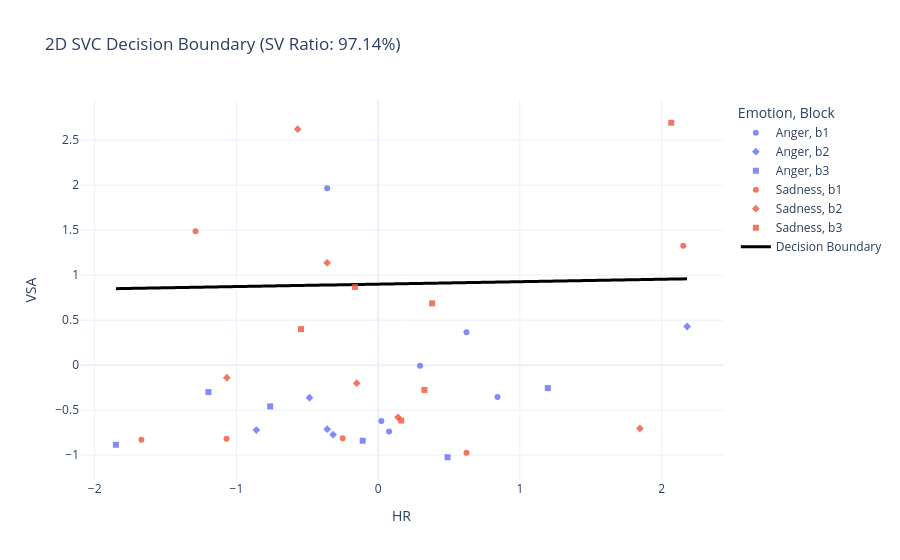

The notebook cell this image was saved under:
### Code cell
features_2d = ['VSA', 'HR'] 
X = df[features_2d].values
y = df['Emotion'].values
groups = df['Block'].values 

scaler = StandardScaler()

# Scale features per block
X_scaled = np.zeros_like(X)
for block_id in np.unique(groups):
    mask = groups == block_id
    X_scaled[mask] = scaler.fit_transform(X[mask])

clf = make_pipeline(
    # StandardScaler(), 
    SVC(
        kernel='linear', 
        C=0.1, class_weight='balanced')
)

clf.fit(X, y)
n_sv = clf.named_steps['svc'].support_.size
support_vector_ratio = n_sv / len(X)

fig_2d = px.scatter(
    df, 
    x='HR', y='VSA',
    color='Emotion',
    symbol='Block',
    opacity=0.8,
    title=f'2D SVC Decision Boundary (SV Ratio: {support_vector_ratio:.2%})',
    template='plotly_white'
)

N = 100
x_range = np.linspace(df['HR'].min(), df['HR'].max(), N)
y_range = np.linspace(df['VSA'].min(), df['VSA'].max(), N)
xx, yy = np.meshgrid(x_range, y_range)

grid_df = pd.DataFrame({
    'VSA': yy.ravel(), 
    'HR': xx.ravel()
})

Z = clf.decision_function(grid_df).reshape(xx.shape)

fig_2d.add_trace(go.Contour(
    x=x_range,
    y=y_range,
    z=Z,
    showscale=False,
    contours_coloring='none',
    contours=dict(start=0, end=0, size=1), # Only draw the 0 line
    line_width=3,
    line_color='black',
    name='Decision Boundary'
))

fig_2d.show()

logo = LeaveOneGroupOut()
y_pred_block = cross_val_predict(clf, X, y, groups=groups, cv=logo)
fig, ax = plt.subplots(figsize=(5, 5))
ConfusionMatrixDisplay.from_predictions(y, y_pred_block, cmap='Blues', ax=ax)
plt.title(f'Block-CV Accuracy: {accuracy_score(y, y_pred_block):.2%}')
plt.show()

loo = LeaveOneOut()
y_pred_loo = cross_val_predict(clf, X, y, cv=loo)
fig, ax = plt.subplots(figsize=(5, 5))
ConfusionMatrixDisplay.from_predictions(y, y_pred_loo, cmap='Greens', ax=ax)
plt.title(f'LOOCV Accuracy: {accuracy_score(y, y_pred_loo):.2%}')
plt.show()

### Figure 1 — Plotly figure (JSON) as saved in the notebook; plotly's stock layout.template omitted (floating-point values rounded to 4 significant figures; data arrays with more than 128 entries replaced by an {"elided": "..."} marker saying what was removed)
{"data": [{"hovertemplate": "Emotion=Anger<br>Block=b1<br>HR=%{x}<br>VSA=%{y}<extra></extra>", "legendgroup": "Anger, b1", "marker": {"color": "#636efa", "opacity": 0.8, "symbol": "circle"}, "mode": "markers", "name": "Anger, b1", "orientation": "v", "showlegend": true, "type": "scatter", "x": [0.6235, 0.07737, 0.2958, -0.3596, 0.02276, 0.842], "xaxis": "x", "y": [0.3669, -0.7364, -0.00733, 1.967, -0.6198, -0.3537], "yaxis": "y"}, {"hovertemplate": "Emotion=Anger<br>Block=b2<br>HR=%{x}<br>VSA=%{y}<extra></extra>", "legendgroup": "Anger, b2", "marker": {"color": "#636efa", "opacity": 0.8, "symbol": "diamond"}, "mode": "markers", "name": "Anger, b2", "orientation": "v", "showlegend": true, "type": "scatter", "x": [-0.3595, -0.4844, 2.18, -0.3179, -0.8591], "xaxis": "x", "y": [-0.7118, -0.3622, 0.4298, -0.7728, -0.7211], "yaxis": "y"}, {"hovertemplate": "Emotion=Anger<br>Block=b3<br>HR=%{x}<br>VSA=%{y}<extra></extra>", "legendgroup": "Anger, b3", "marker": {"color": "#636efa", "opacity": 0.8, "symbol": "square"}, "mode": "markers", "name": "Anger, b3", "orientation": "v", "showlegend": true, "type": "scatter", "x": [-1.197, -1.85, -0.7619, -0.1088, 0.4898, 1.197], "xaxis": "x", "y": [-0.2987, -0.8849, -0.4581, -0.8398, -1.023, -0.255], "yaxis": "y"}, {"hovertemplate": "Emotion=Sadness<br>Block=b1<br>HR=%{x}<br>VSA=%{y}<extra></extra>", "legendgroup": "Sadness, b1", "marker": {"color": "#EF553B", "opacity": 0.8, "symbol": "circle"}, "mode": "markers", "name": "Sadness, b1", "orientation": "v", "showlegend": true, "type": "scatter", "x": [2.153, 0.6235, -0.2503, -1.67, -1.288, -1.07], "xaxis": "x", "y": [1.328, -0.9731, -0.8113, -0.8301, 1.489, -0.819], "yaxis": "y"}, {"hovertemplate": "Emotion=Sadness<br>Block=b2<br>HR=%{x}<br>VSA=%{y}<extra></extra>", "legendgroup": "Sadness, b2", "marker": {"color": "#EF553B", "opacity": 0.8, "symbol": "diamond"}, "mode": "markers", "name": "Sadness, b2", "orientation": "v", "showlegend": true, "type": "scatter", "x": [-1.067, -0.3595, -0.5677, -0.1514, 0.14, 1.847], "xaxis": "x", "y": [-0.14, 1.137, 2.623, -0.1996, -0.5794, -0.7027], "yaxis": "y"}, {"hovertemplate": "Emotion=Sadness<br>Block=b3<br>HR=%{x}<br>VSA=%{y}<extra></extra>", "legendgroup": "Sadness, b3", "marker": {"color": "#EF553B", "opacity": 0.8, "symbol": "square"}, "mode": "markers", "name": "Sadness, b3", "orientation": "v", "showlegend": true, "type": "scatter", "x": [-0.1633, -0.5442, 2.068, 0.3809, 0.1633, 0.3265], "xaxis": "x", "y": [0.8692, 0.4008, 2.694, 0.6867, -0.6155, -0.2755], "yaxis": "y"}, {"contours": {"coloring": "none", "end": 0, "size": 1, "start": 0}, "line": {"color": "black", "width": 3}, "name": "Decision Boundary", "showscale": false, "type": "contour", "x": [-1.85, -1.81, -1.769, -1.728, -1.687, -1.647, -1.606, -1.565, -1.525, -1.484, -1.443, -1.402, -1.362, -1.321, -1.28, -1.24, -1.199, -1.158, -1.117, -1.077, -1.036, -0.9954, -0.9547, -0.9139, -0.8732, -0.8325, -0.7918, -0.7511, -0.7104, -0.6697, -0.629, -0.5883, -0.5476, -0.5068, -0.4661, -0.4254, -0.3847, -0.344, -0.3033, -0.2626, -0.2219, -0.1812, -0.1405, -0.09975, -0.05904, -0.01833, 0.02238, 0.06309, 0.1038, 0.1445, 0.1852, 0.2259, 0.2666, 0.3074, 0.3481, 0.3888, 0.4295, 0.4702, 0.5109, 0.5516, 0.5923, 0.633, 0.6737, 0.7145, 0.7552, 0.7959, 0.8366, 0.8773, 0.918, 0.9587, 0.9994, 1.04, 1.081, 1.122, 1.162, 1.203, 1.244, 1.284, 1.325, 1.366, 1.407, 1.447, 1.488, 1.529, 1.569, 1.61, 1.651, 1.691, 1.732, 1.773, 1.814, 1.854, 1.895, 1.936, 1.976, 2.017, 2.058, 2.099, 2.139, 2.18], "y": [-1.023, -0.9858, -0.9482, -0.9107, -0.8731, -0.8356, -0.798, -0.7605, -0.7229, -0.6854, -0.6478, -0.6103, -0.5727, -0.5352, -0.4976, -0.4601, -0.4225, -0.385, -0.3474, -0.3099, -0.2723, -0.2348, -0.1972, -0.1597, -0.1221, -0.0846, -0.04705, -0.009497, 0.02805, 0.0656, 0.1032, 0.1407, 0.1782, 0.2158, 0.2533, 0.2909, 0.3284, 0.366, 0.4035, 0.4411, 0.4786, 0.5162, 0.5537, 0.5913, 0.6288, 0.6664, 0.7039, 0.7415, 0.779, 0.8166, 0.8541, 0.8917, 0.9292, 0.9668, 1.004, 1.042, 1.079, 1.117, 1.155, 1.192, 1.23, 1.267, 1.305, 1.342, 1.38, 1.417, 1.455, 1.492, 1.53, 1.568, 1.605, 1.643, 1.68, 1.718, 1.755, 1.793, 1.83, 1.868, 1.906, 1.943, 1.981, 2.018, 2.056, 2.093, 2.131, 2.168, 2.206, 2.243, 2.281, 2.319, 2.356, 2.394, 2.431, 2.469, 2.506, 2.544, 2.581, 2.619, 2.656, 2.694], "z": {"elided": "100x100 float values"}}], "layout": {"legend": {"title": {"text": "Emotion, Block"}, "tracegroupgap": 0}, "title": {"text": "2D SVC Decision Boundary (SV Ratio: 97.14%)"}, "xaxis": {"anchor": "y", "domain": [0, 1], "title": {"text": "HR"}}, "yaxis": {"anchor": "x", "domain": [0, 1], "title": {"text": "VSA"}}}}
